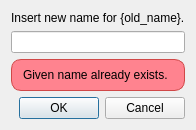
<?xml version="1.0" encoding="UTF-8"?>
<ui version="4.0">
 <class>Dialog</class>
 <widget class="QDialog" name="Dialog">
  <property name="geometry">
   <rect>
    <x>0</x>
    <y>0</y>
    <width>500</width>
    <height>169</height>
   </rect>
  </property>
  <property name="sizePolicy">
   <sizepolicy hsizetype="Preferred" vsizetype="Minimum">
    <horstretch>0</horstretch>
    <verstretch>0</verstretch>
   </sizepolicy>
  </property>
  <property name="minimumSize">
   <size>
    <width>500</width>
    <height>0</height>
   </size>
  </property>
  <property name="windowTitle">
   <string>Dialog</string>
  </property>
  <layout class="QVBoxLayout" name="verticalLayout">
   <property name="sizeConstraint">
    <enum>QLayout::SetFixedSize</enum>
   </property>
   <item>
    <widget class="QLabel" name="label">
     <property name="sizePolicy">
      <sizepolicy hsizetype="Preferred" vsizetype="Preferred">
       <horstretch>0</horstretch>
       <verstretch>0</verstretch>
      </sizepolicy>
     </property>
     <property name="text">
      <string>Insert new name for {old_name}.</string>
     </property>
    </widget>
   </item>
   <item>
    <widget class="QLineEdit" name="name_edit">
     <property name="sizePolicy">
      <sizepolicy hsizetype="Expanding" vsizetype="Preferred">
       <horstretch>0</horstretch>
       <verstretch>0</verstretch>
      </sizepolicy>
     </property>
    </widget>
   </item>
   <item>
    <widget class="QLabel" name="file_exists_warning">
     <property name="sizePolicy">
      <sizepolicy hsizetype="Preferred" vsizetype="Preferred">
       <horstretch>0</horstretch>
       <verstretch>0</verstretch>
      </sizepolicy>
     </property>
     <property name="styleSheet">
      <string notr="true">background-color: rgb(255, 131, 143);
border: 1px solid rgb(208, 72, 72);
border-radius: 10px;
padding: 8px;</string>
     </property>
     <property name="text">
      <string>Given name already exists.</string>
     </property>
    </widget>
   </item>
   <item>
    <widget class="QDialogButtonBox" name="buttonBox">
     <property name="sizePolicy">
      <sizepolicy hsizetype="Expanding" vsizetype="Preferred">
       <horstretch>0</horstretch>
       <verstretch>0</verstretch>
      </sizepolicy>
     </property>
     <property name="orientation">
      <enum>Qt::Horizontal</enum>
     </property>
     <property name="standardButtons">
      <set>QDialogButtonBox::Cancel|QDialogButtonBox::Ok</set>
     </property>
    </widget>
   </item>
  </layout>
 </widget>
 <resources/>
 <connections>
  <connection>
   <sender>buttonBox</sender>
   <signal>accepted()</signal>
   <receiver>Dialog</receiver>
   <slot>accept()</slot>
   <hints>
    <hint type="sourcelabel">
     <x>248</x>
     <y>254</y>
    </hint>
    <hint type="destinationlabel">
     <x>157</x>
     <y>274</y>
    </hint>
   </hints>
  </connection>
  <connection>
   <sender>buttonBox</sender>
   <signal>rejected()</signal>
   <receiver>Dialog</receiver>
   <slot>reject()</slot>
   <hints>
    <hint type="sourcelabel">
     <x>316</x>
     <y>260</y>
    </hint>
    <hint type="destinationlabel">
     <x>286</x>
     <y>274</y>
    </hint>
   </hints>
  </connection>
 </connections>
</ui>
